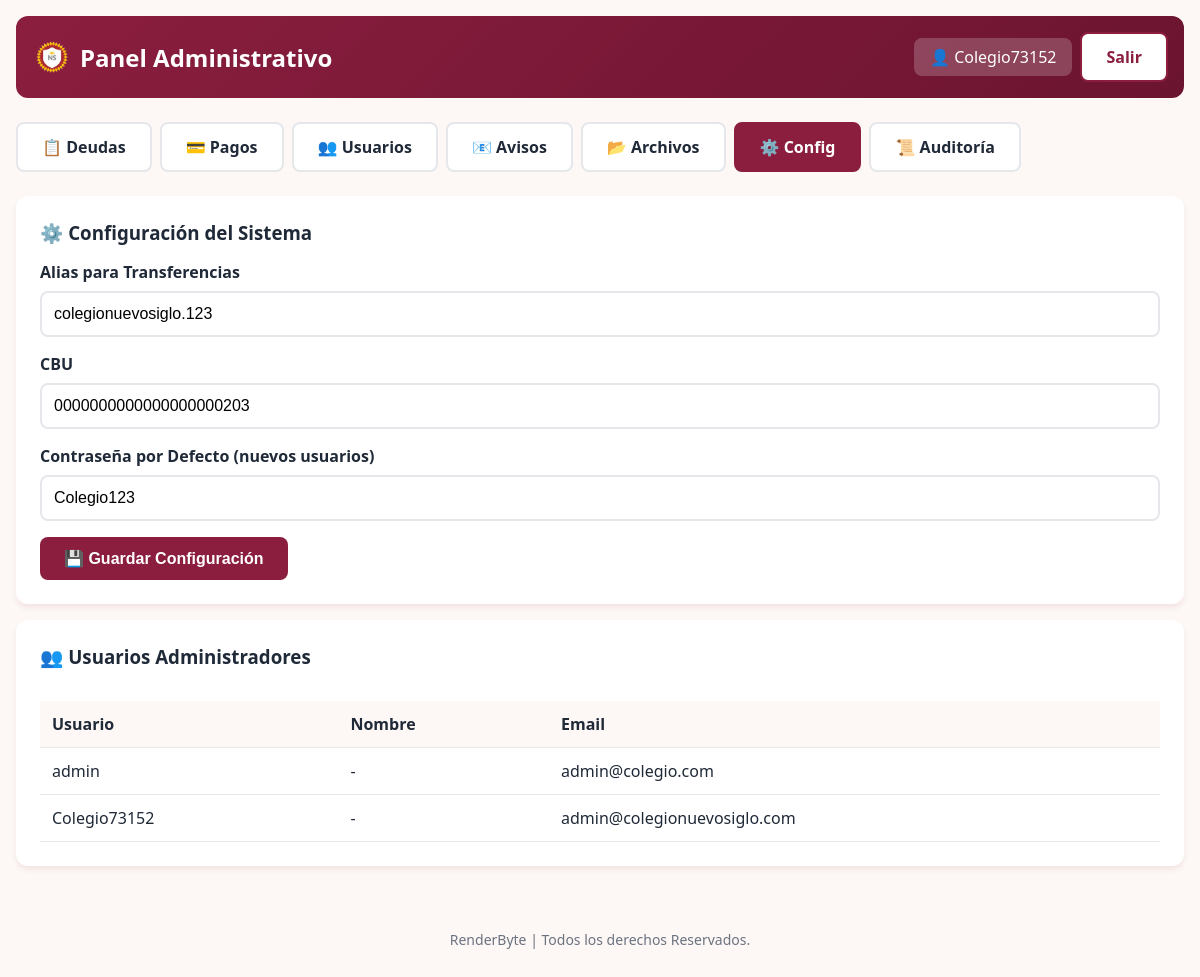
/admin-panel/config/ (signed in), run on an earlier commit of the app's database.
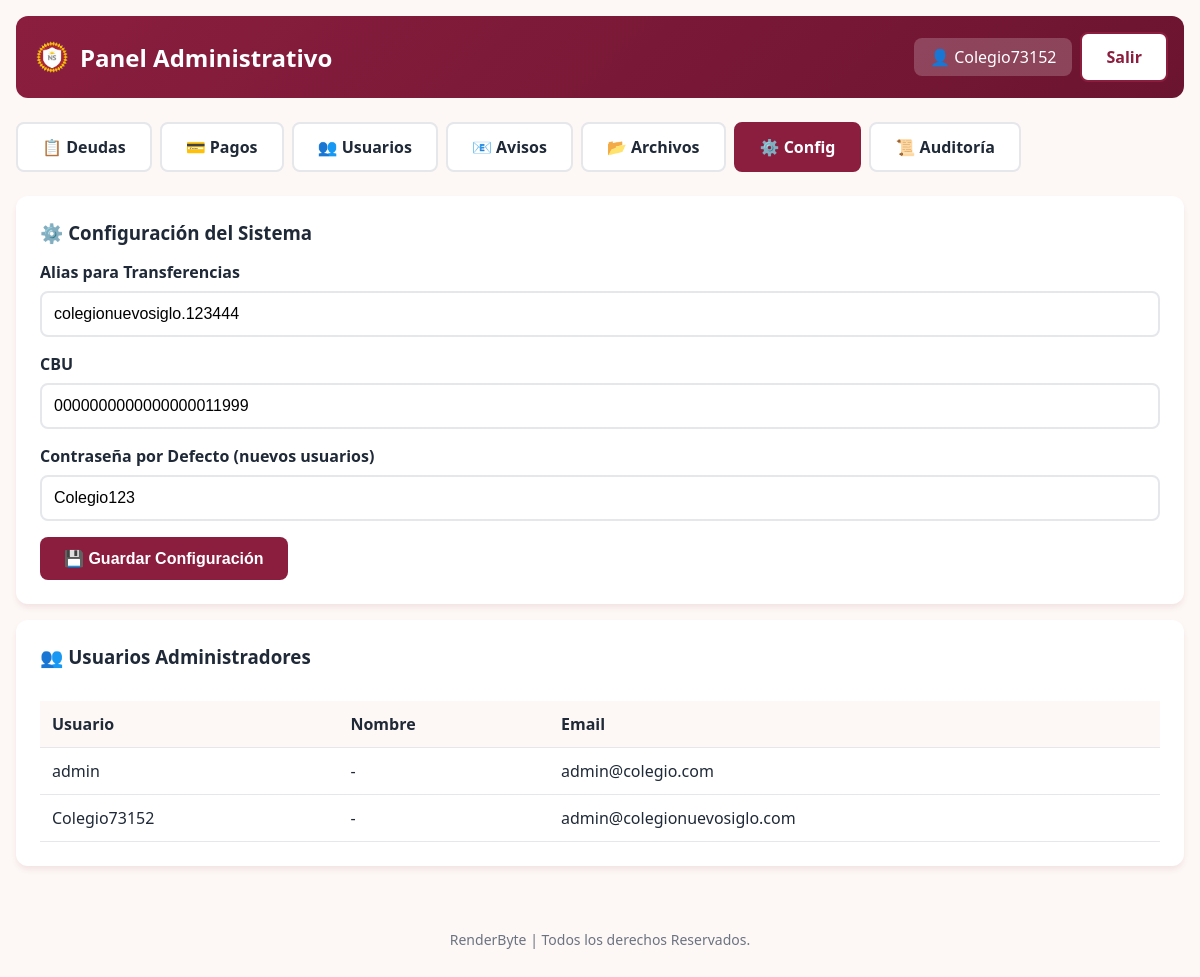
And on a later commit of the database.
### portal/models.py (models this page shows, shortened)
class ConfiguracionSistema(models.Model):
    alias_transferencia = models.CharField(max_length=100, default='colegio.nuevosiglo')
    cbu = models.CharField(max_length=22, default='0000000000000000000000')
    password_default = models.CharField(max_length=50, default='Colegio123')
    class Meta:
        verbose_name = "Configuración del Sistema"
        verbose_name_plural = "Configuración del Sistema"
    @classmethod
    def get_config(cls):
        config, _ = cls.objects.get_or_create(pk=1)
        return config

### portal/views.py (the view)
    def wrapper(request, *args, **kwargs):
        if not request.user.is_authenticated:
            return redirect('portal:login')
        if not hasattr(request.user, 'perfil') or not request.user.perfil.es_admin:
            messages.error(request, 'No tiene permisos para acceder a esta sección.')
            return redirect('portal:portal_padre')
        return view_func(request, *args, **kwargs)

### portal/models.py (called while the page is built)
    @property
    def es_admin(self):
        return self.rol == 'admin'

### portal/views.py (called while the page is built, shortened)
def admin_required(view_func):
    def wrapper(request, *args, **kwargs):
        if not request.user.is_authenticated:
            return redirect('portal:login')
        if not hasattr(request.user, 'perfil') or not request.user.perfil.es_admin:
            messages.error(request, 'No tiene permisos para acceder a esta sección.')
            return redirect('portal:portal_padre')
        return view_func(request, *args, **kwargs)
    return wrapper

@login_required
@admin_required
def admin_config(request):
    config = ConfiguracionSistema.get_config()
    admins = PerfilUsuario.objects.filter(rol='admin').select_related('usuario')
    context = {
        'config': config,
        'admins': admins,
        'active_tab': 'config',
    }
    return render(request, 'portal/admin/config.html', context)

### portal/templates/portal/admin/config.html (shortened to what this page needs)
{% extends 'portal/admin/base_admin.html' %}
{% block admin_content %}
<div class="card">
    <h3 style="margin-bottom:1rem">⚙️ Configuración del Sistema</h3>
    <form method="POST">
        <div class="form-group">
            <label for="alias">Alias para Transferencias</label>
            <input type="text" id="alias" name="alias" value="{{ config.alias_transferencia }}">
        </div>
        <div class="form-group">
            <label for="cbu">CBU</label>
            <input type="text" id="cbu" name="cbu" value="{{ config.cbu }}" maxlength="22">
        </div>
        <div class="form-group">
            <label for="password_default">Contraseña por Defecto (nuevos usuarios)</label>
            <input type="text" id="password_default" name="password_default" value="{{ config.password_default }}">
        </div>
        <button type="submit" class="btn btn-primary">💾 Guardar Configuración</button>
    </form>
</div>
<div class="card" style="margin-top:1rem">
    <h3 style="margin-bottom:1rem">👥 Usuarios Administradores</h3>
    <div class="table-responsive">
        <table>
            <thead>
                <tr>
                    <th>Usuario</th>
                    <th>Nombre</th>
                    <th>Email</th>
                </tr>
            </thead>
            <tbody>
                {% for admin in admins %}
                <tr>
                    <td>{{ admin.usuario.username }}</td>
                    <td>{{ admin.usuario.get_full_name|default:"-" }}</td>
                    <td>{{ admin.usuario.email|default:"-" }}</td>
                </tr>
                {% empty %}
                <tr>
                    <td colspan="3" style="text-align:center;color:var(--text-light)">No hay administradores registrados
                    </td>
                </tr>
                {% endfor %}
            </tbody>
        </table>
    </div>
</div>
{% endblock %}

What changed in the data, as far as the page shows it:
changed ConfiguracionSistema "Colegio123": alias "colegionuevosiglo.123" → "colegionuevosiglo.123444"; cbu "0000000000000000000203" → "0000000000000000011999"
